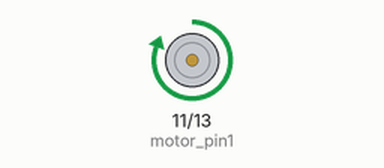
Simulated run of this program. Board: Raspberry Pi (header pin numbers). Shown: motor-driver pin pairs drawn as motors (green arrow = first pin HIGH = forward, orange = second pin HIGH = backward, longer = more drive).

Above: at 0.05 s.
Timing chart, 0 to 3.0 s (numbered marks = the images above):
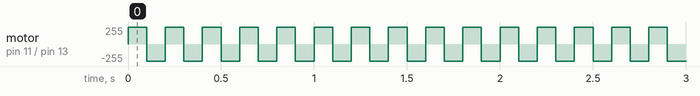

Measured:
- by itself, motor on pin 11 (motor_pin1) / pin 13 (motor_pin2): alternates forward 255/255 for 0.10 s and backward 255/255 for 0.10 s

The program:

Code.py
```python
import RPi.GPIO as GPIO
import time
GPIO.setmode(GPIO.BOARD)
GPIO.setwarnings(False)
motor_pin1=11
motor_pin2=13
GPIO.setup(motor_pin1,GPIO.OUT)
GPIO.setup(motor_pin2,GPIO.OUT)
while(1):
      GPIO.output(motor_pin1,GPIO.HIGH)
      GPIO.output(motor_pin2,GPIO.LOW)
      time.sleep(0.1)
      GPIO.output(motor_pin1,GPIO.LOW)
      GPIO.output(motor_pin2,GPIO.HIGH)
      time.sleep(0.1)
```
